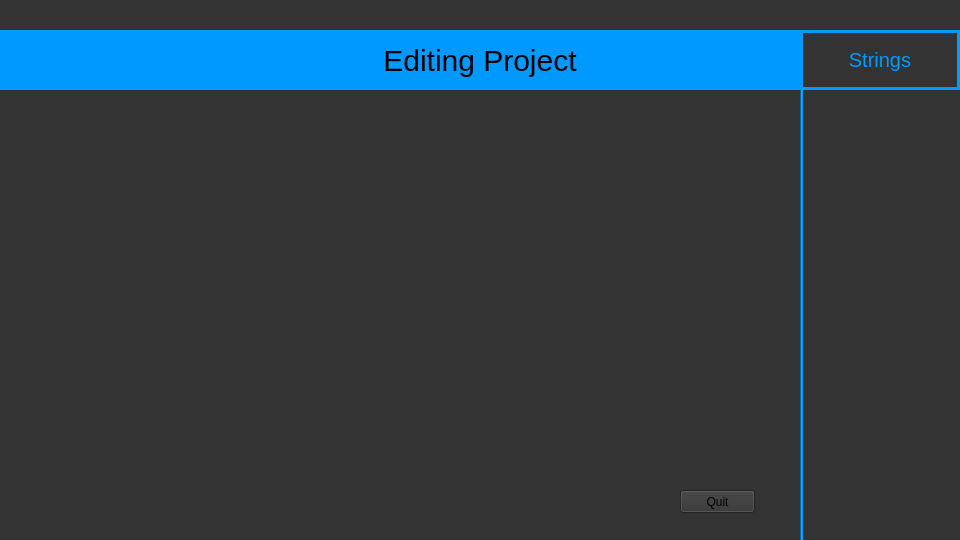
<?xml version="1.0" encoding="UTF-8"?>
<ui version="4.0">
 <class>MainWindow</class>
 <widget class="QMainWindow" name="MainWindow">
  <property name="geometry">
   <rect>
    <x>0</x>
    <y>0</y>
    <width>960</width>
    <height>540</height>
   </rect>
  </property>
  <property name="minimumSize">
   <size>
    <width>960</width>
    <height>540</height>
   </size>
  </property>
  <property name="maximumSize">
   <size>
    <width>960</width>
    <height>540</height>
   </size>
  </property>
  <property name="windowTitle">
   <string>Vis4xe</string>
  </property>
  <property name="styleSheet">
   <string notr="true">background-color: #333333;</string>
  </property>
  <widget class="QWidget" name="centralWidget">
   <widget class="QStackedWidget" name="statesStackedWidget">
    <property name="geometry">
     <rect>
      <x>0</x>
      <y>0</y>
      <width>960</width>
      <height>540</height>
     </rect>
    </property>
    <property name="minimumSize">
     <size>
      <width>960</width>
      <height>540</height>
     </size>
    </property>
    <property name="maximumSize">
     <size>
      <width>960</width>
      <height>540</height>
     </size>
    </property>
    <property name="currentIndex">
     <number>2</number>
    </property>
    <widget class="QWidget" name="homePage">
     <widget class="QLabel" name="projectNameLabel">
      <property name="geometry">
       <rect>
        <x>0</x>
        <y>30</y>
        <width>960</width>
        <height>60</height>
       </rect>
      </property>
      <property name="styleSheet">
       <string notr="true">font-size: 50px;
background-color: #0099ff</string>
      </property>
      <property name="text">
       <string>Vis4xe</string>
      </property>
      <property name="alignment">
       <set>Qt::AlignCenter</set>
      </property>
     </widget>
     <widget class="QStackedWidget" name="projectsExists">
      <property name="geometry">
       <rect>
        <x>30</x>
        <y>130</y>
        <width>900</width>
        <height>270</height>
       </rect>
      </property>
      <property name="currentIndex">
       <number>0</number>
      </property>
      <widget class="QWidget" name="projectsList"/>
      <widget class="QWidget" name="noProjectsInfo">
       <widget class="QLabel" name="label_2">
        <property name="geometry">
         <rect>
          <x>50</x>
          <y>120</y>
          <width>791</width>
          <height>20</height>
         </rect>
        </property>
        <property name="styleSheet">
         <string notr="true">color: #FFFFFF;
font-size: 20px;</string>
        </property>
        <property name="text">
         <string>You currently do not have any projects. To create a new project press the button below</string>
        </property>
       </widget>
      </widget>
     </widget>
     <widget class="QPushButton" name="addNewButton">
      <property name="geometry">
       <rect>
        <x>430</x>
        <y>430</y>
        <width>100</width>
        <height>100</height>
       </rect>
      </property>
      <property name="font">
       <font>
        <pointsize>-1</pointsize>
       </font>
      </property>
      <property name="styleSheet">
       <string notr="true">border-radius:  50%;
background-color: #0099ff;
font-size: 30px;</string>
      </property>
      <property name="text">
       <string>New</string>
      </property>
     </widget>
    </widget>
    <widget class="QWidget" name="addPage">
     <widget class="QLabel" name="addingProjectHeader">
      <property name="geometry">
       <rect>
        <x>0</x>
        <y>30</y>
        <width>960</width>
        <height>60</height>
       </rect>
      </property>
      <property name="styleSheet">
       <string notr="true">font-size: 30px;
background-color: #0099ff</string>
      </property>
      <property name="text">
       <string>Adding Project</string>
      </property>
      <property name="alignment">
       <set>Qt::AlignCenter</set>
      </property>
     </widget>
     <widget class="QLabel" name="nameLabel">
      <property name="geometry">
       <rect>
        <x>400</x>
        <y>140</y>
        <width>160</width>
        <height>30</height>
       </rect>
      </property>
      <property name="styleSheet">
       <string notr="true">color: #FFFFFF;
font-size: 20px;
background-color: #0099ff</string>
      </property>
      <property name="text">
       <string>Name</string>
      </property>
      <property name="alignment">
       <set>Qt::AlignCenter</set>
      </property>
     </widget>
     <widget class="QLineEdit" name="nameLineEdit">
      <property name="geometry">
       <rect>
        <x>400</x>
        <y>190</y>
        <width>161</width>
        <height>20</height>
       </rect>
      </property>
      <property name="styleSheet">
       <string notr="true">background-color: #FFFFFF;</string>
      </property>
      <property name="text">
       <string/>
      </property>
     </widget>
     <widget class="QLineEdit" name="colsLineEdit">
      <property name="geometry">
       <rect>
        <x>400</x>
        <y>320</y>
        <width>71</width>
        <height>20</height>
       </rect>
      </property>
      <property name="styleSheet">
       <string notr="true">background-color: #FFFFFF;</string>
      </property>
      <property name="text">
       <string/>
      </property>
     </widget>
     <widget class="QLabel" name="lcdSizeLabel">
      <property name="geometry">
       <rect>
        <x>400</x>
        <y>230</y>
        <width>160</width>
        <height>30</height>
       </rect>
      </property>
      <property name="styleSheet">
       <string notr="true">color: #FFFFFF;
font-size: 20px;
background-color: #0099ff</string>
      </property>
      <property name="text">
       <string>Lcd size</string>
      </property>
      <property name="alignment">
       <set>Qt::AlignCenter</set>
      </property>
     </widget>
     <widget class="QLabel" name="colsLabel">
      <property name="geometry">
       <rect>
        <x>400</x>
        <y>280</y>
        <width>71</width>
        <height>30</height>
       </rect>
      </property>
      <property name="styleSheet">
       <string notr="true">color: #FFFFFF;
font-size: 15px;
background-color: #0099ff</string>
      </property>
      <property name="text">
       <string>Cols</string>
      </property>
      <property name="alignment">
       <set>Qt::AlignCenter</set>
      </property>
     </widget>
     <widget class="QLineEdit" name="rowsLineEdit">
      <property name="geometry">
       <rect>
        <x>490</x>
        <y>320</y>
        <width>71</width>
        <height>20</height>
       </rect>
      </property>
      <property name="styleSheet">
       <string notr="true">background-color: #FFFFFF;</string>
      </property>
      <property name="text">
       <string/>
      </property>
     </widget>
     <widget class="QLabel" name="rowsLabel">
      <property name="geometry">
       <rect>
        <x>490</x>
        <y>280</y>
        <width>71</width>
        <height>30</height>
       </rect>
      </property>
      <property name="styleSheet">
       <string notr="true">color: #FFFFFF;
font-size: 15px;
background-color: #0099ff</string>
      </property>
      <property name="text">
       <string>Rows</string>
      </property>
      <property name="alignment">
       <set>Qt::AlignCenter</set>
      </property>
     </widget>
     <widget class="QPushButton" name="finalAddButton">
      <property name="geometry">
       <rect>
        <x>400</x>
        <y>360</y>
        <width>161</width>
        <height>41</height>
       </rect>
      </property>
      <property name="styleSheet">
       <string notr="true">background-color: #00cc00;</string>
      </property>
      <property name="text">
       <string>Add</string>
      </property>
     </widget>
     <widget class="QPushButton" name="cancelAddingButton">
      <property name="geometry">
       <rect>
        <x>830</x>
        <y>460</y>
        <width>75</width>
        <height>23</height>
       </rect>
      </property>
      <property name="text">
       <string>Cancel</string>
      </property>
     </widget>
    </widget>
    <widget class="QWidget" name="editPage">
     <widget class="Line" name="line">
      <property name="geometry">
       <rect>
        <x>800</x>
        <y>30</y>
        <width>3</width>
        <height>510</height>
       </rect>
      </property>
      <property name="styleSheet">
       <string notr="true">background-color: #0099ff;</string>
      </property>
      <property name="orientation">
       <enum>Qt::Vertical</enum>
      </property>
     </widget>
     <widget class="QLabel" name="editingHeader">
      <property name="geometry">
       <rect>
        <x>0</x>
        <y>30</y>
        <width>960</width>
        <height>60</height>
       </rect>
      </property>
      <property name="styleSheet">
       <string notr="true">font-size: 30px;
background-color: #0099ff</string>
      </property>
      <property name="text">
       <string>Editing Project</string>
      </property>
      <property name="alignment">
       <set>Qt::AlignCenter</set>
      </property>
     </widget>
     <widget class="QLabel" name="stringsHeader">
      <property name="geometry">
       <rect>
        <x>800</x>
        <y>30</y>
        <width>160</width>
        <height>60</height>
       </rect>
      </property>
      <property name="styleSheet">
       <string notr="true">border: 3px solid #0099ff;
color: #0099ff;
font-size: 20px;</string>
      </property>
      <property name="text">
       <string>Strings</string>
      </property>
      <property name="alignment">
       <set>Qt::AlignCenter</set>
      </property>
     </widget>
     <widget class="QPushButton" name="editingQuitButton">
      <property name="geometry">
       <rect>
        <x>680</x>
        <y>490</y>
        <width>75</width>
        <height>23</height>
       </rect>
      </property>
      <property name="text">
       <string>Quit</string>
      </property>
     </widget>
     <zorder>editingHeader</zorder>
     <zorder>line</zorder>
     <zorder>stringsHeader</zorder>
     <zorder>editingQuitButton</zorder>
    </widget>
   </widget>
  </widget>
 </widget>
 <layoutdefault spacing="6" margin="11"/>
 <resources/>
 <connections/>
</ui>
